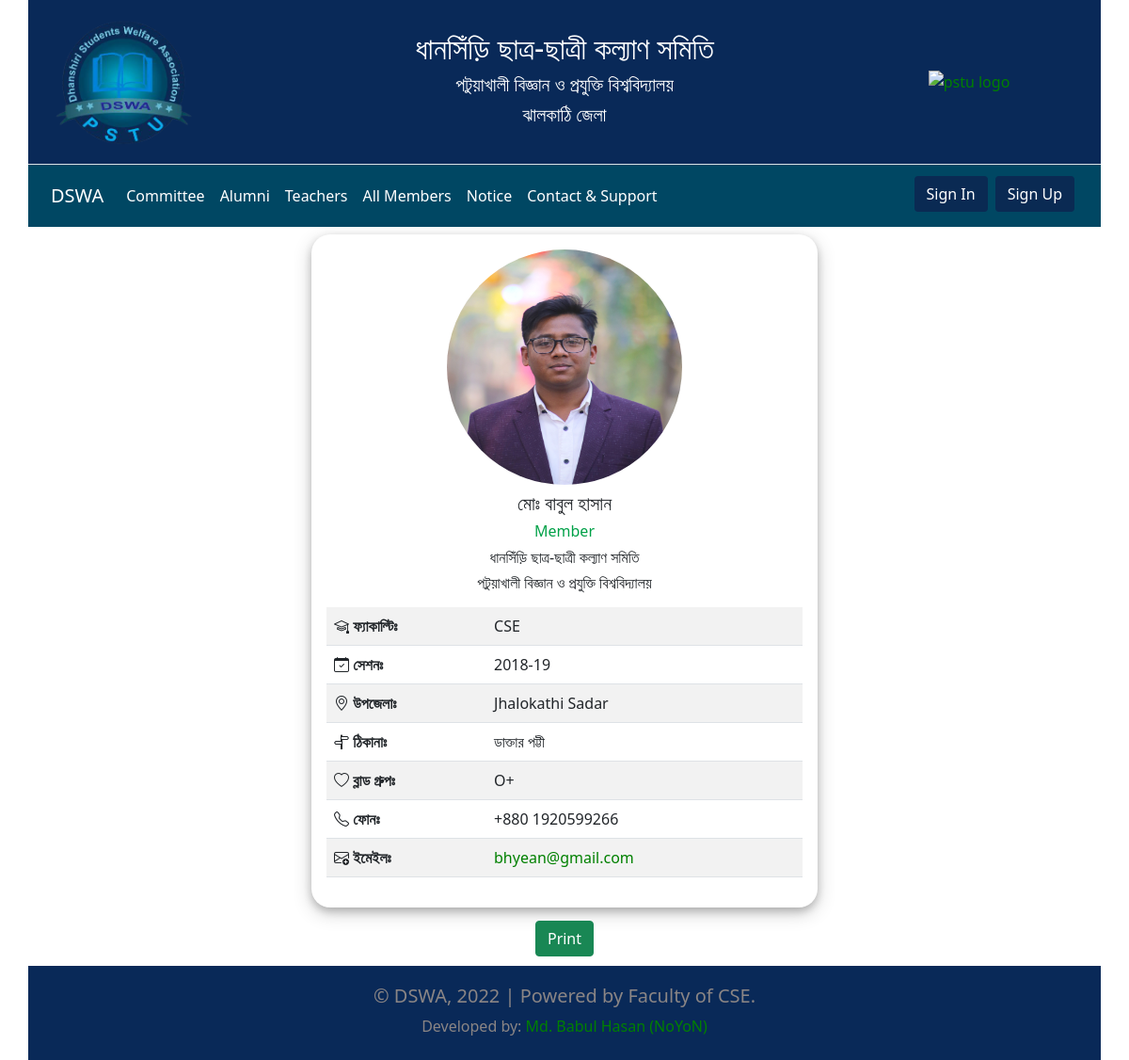
The page /profile/noyon/ on the database as committed earlier.
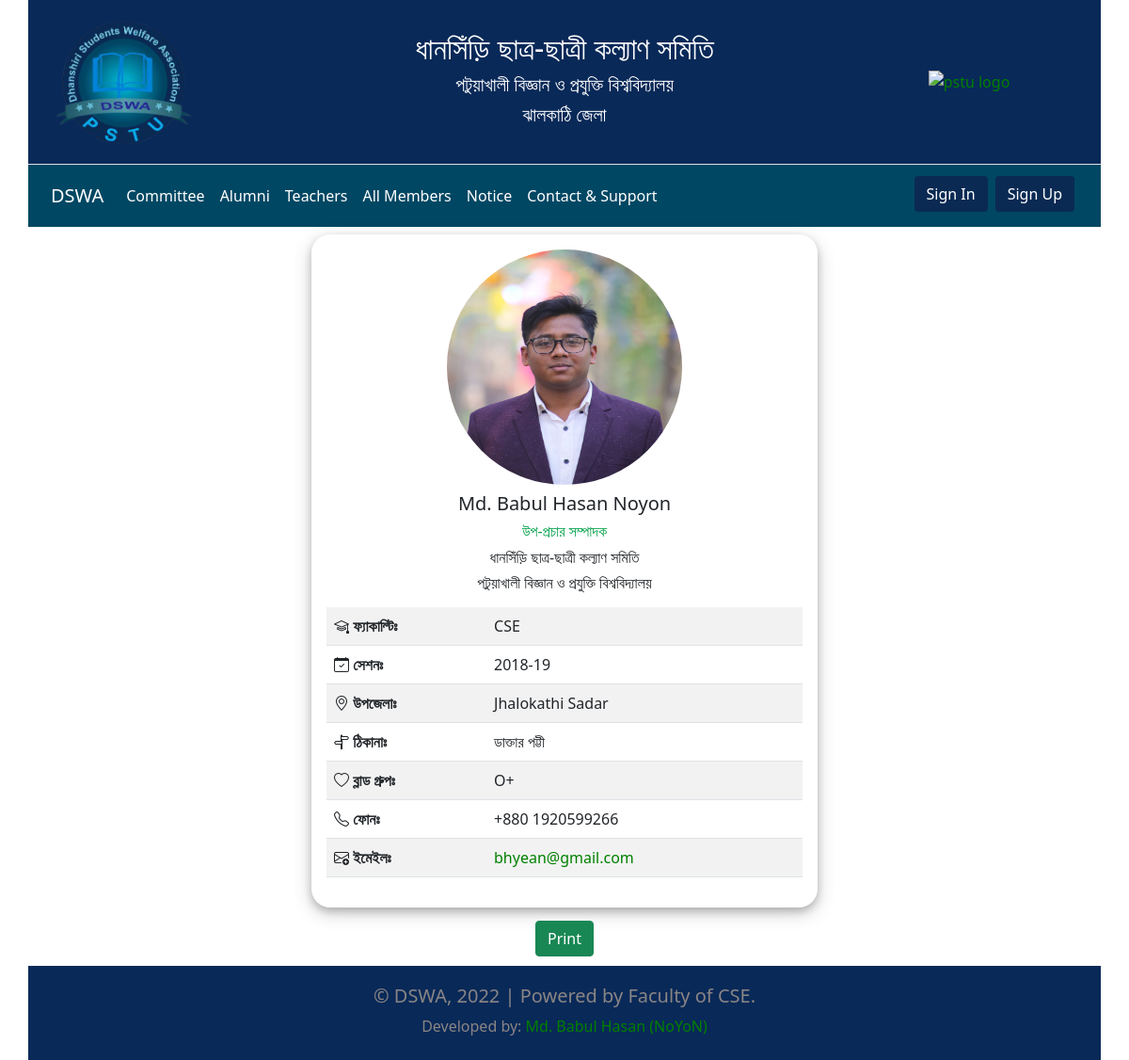
The same page on the database as committed later.
### APP_Member/models.py (models this page shows, shortened)
class Student(models.Model):
    Faculty = [
        ('CSE', 'CSE'),
        ('Agri', 'Agriculture'),
        ('BBA', 'BBA'),
        ('Fisheries', 'Fisheries'),
        ('NFS', 'NFS'),
        ('ESDM', 'ESDM'),
        ('LLA', 'LLA'),
    ]
    Gender = [
        ('Male', 'Male'),
        ('Female', 'Female'),
        ('Others', 'Others'),
    ]
    Upazila = [
        ('Jhalokathi Sadar', 'Jhalokathi Sadar'),
        ('Nalcity', 'Nalcity'),
        ('Rajapur', 'Rajapur'),
        ('Kathalia', 'Kathalia'),
    ]
    Blood = [
        ('A+', 'A+'),
        ('A-', 'A-'),
        ('B+', 'B+'),
        ('B-', 'B-'),
        ('O+', 'O+'),
        ('O-', 'O-'),
        ('AB+', 'AB+'),
        ('AB-', 'AB-'),
    ]
    user = models.OneToOneField(User, on_delete=models.CASCADE)
    is_approved = models.BooleanField(default=False)
    is_alumni = models.BooleanField(default=False)
    priority = models.IntegerField(default=1000)
    designation = models.CharField(max_length=100, default="Member")
    name = models.CharField(max_length=100)
    gender = models.CharField(max_length=20, choices=Gender)
    session = models.CharField(max_length=100)
    faculty = models.CharField(max_length=100, choices=Faculty)
    upazila = models.CharField(max_length=100, choices=Upazila)
    address = models.CharField(max_length=100)
    phone = models.CharField(max_length=20, null=True, blank=True)
    blood = models.CharField(max_length=20, null=True, blank=True, choices=Blood)
    picture = models.ImageField(upload_to='profile pictures', null=True, blank=True)

### APP_Member/views.py (the view)
# urls.py: path('profile/<username>/', views.profile_view, name="profile_view"),
def profile_view(request, username):
    view_user = User.objects.get(username=username)
    if view_user.first_name == "student":
        user_profile = Student.objects.get(user=view_user)
    else:
        user_profile = Teacher.objects.get(user=view_user)
    return render(request, 'member/profile.html', {'user_profile': user_profile})

### template/member/profile.html (shortened to what this page needs)
{% extends "../main.html" %}
{% load static %}
{% block content %}
    <div class="container">
        <div class="row">
            <div class="col-md-3"></div>
                <div class="col-md-6" id="DivIdToPrint">
                    <div class="profile-box  p-3 px-3 m-1 ">
                        {% if user_profile.picture %}
                            <div class="text-center">
                                <img class=" update-pic image-fluid" src="{{ user_profile.picture.url }}">
                            </div>
                        {% else %}
                            <div class="text-center">
                                <img class=" update-pic image-fluid" src="{% static 'image/profile.jpg' %}">
                            </div>
                        {% endif %}
                        <div class="profile-body ">
                            <div class="text-center mt-2">
                                <h5>{{ user_profile.name }}</h5>
                                <h6 style="color: #00a148" class="">{{ user_profile.designation }}</h6>
                                <h6 class="card-text"> ধানসিঁড়ি ছাত্র-ছাত্রী কল্যাণ সমিতি</h6>
                                <h6 class="card-text"> পটুয়াখালী বিজ্ঞান ও প্রযুক্তি বিশ্ববিদ্যালয়</h6>
                            </div>
                            <table class="table table-striped my-3">
                                <tbody>
                                <tr>
                                    <th><i class="bi bi-mortarboard"></i> ফ্যাকাল্টিঃ</th>
                                    <td>{{ user_profile.faculty }}</td>
                                </tr>
                                <tr>
                                    <th><i class="bi bi-calendar-check"></i> সেশনঃ</th>
                                    <td>{{ user_profile.session }}</td>
                                </tr>
                                <tr>
                                    <th><i class="bi bi-geo-alt"></i> উপজেলাঃ</th>
                                    <td>{{ user_profile.upazila }}</td>
                                </tr>
                                <tr>
                                    <th><i class="bi bi-signpost-split"></i> ঠিকানাঃ</th>
                                    <td>{{ user_profile.address }}</td>
                                </tr>
                                <tr>
                                    <th scope="col"><i class="bi bi-heart"></i> ব্লাড গ্রুপঃ</th>
                                    <td scope="col">{{ user_profile.blood }}</td>
                                </tr>
                                <tr>
                                    <th><i class="bi bi-telephone"></i> ফোনঃ</th>
                                    <td>{{ user_profile.phone }}</td>
                                </tr>
                                <tr>
                                    <th><i class="bi bi-envelope-plus"></i> ইমেইলঃ</th>
                                    <td><a href="mailto:{{ user_profile.user.email }}">{{ user_profile.user.email }}</a>
                                    </td>
                                </tr>
                                </tbody>
                            </table>
                        </div>
                    </div>
                </div>
            <div class="col-md-3"></div>
        </div>
    </div>
    <div id="btnhide"  style="text-align: center;margin-top: 10px;margin-bottom: 10px">
        <input class="btn btn-block btn-success" type='button' id='btn' value='Print' onclick='printDiv();'>
    </div>
{% endblock %}

### template/main.html (shortened to what this page needs)
{% load static %}
<!DOCTYPE html>
<html lang="en">
<head>
    <link href="https://cdn.jsdelivr.net/npm/bootstrap@5.0.2/dist/css/bootstrap.min.css" rel="stylesheet"
>
    <link rel="stylesheet" href="https://cdn.jsdelivr.net/npm/bootstrap-icons@1.7.2/font/bootstrap-icons.css">
    <link rel="stylesheet" href="{% static '/css/style.css' %}">
</head>
<body>
<div id="Hide">
<div  class="container top border-bottom ">
    <div class="row align-items-center p-2">
        <div class="col-sm-2">
            <a href="/"><img class="toplogo img-fluid p-2" src="{% static 'image/logo.png' %}" alt="pstu logo"></a>
        </div>
        <div class="top-text col-sm-8 py-4">
            <div class="row">
                <div class="col-sm-12 text-center">
                    <h2 class="lekha">ধানসিঁড়ি ছাত্র-ছাত্রী কল্যাণ সমিতি</h2>
                    <h5 class="text-white">পটুয়াখালী বিজ্ঞান ও প্রযুক্তি বিশ্ববিদ্যালয়</h5>
                    <h5 class="text-white">ঝালকাঠি জেলা</h5>
                </div>
            </div>
        </div>
        <div class=" col-sm-2">
            <a href="/"><img class="toplogo img-fluid" src="{% static '/image/pstulogo.png' %}" alt="pstu logo"></a>
        </div>
    </div>
</div>
<div class="menu container">
    <nav class="navbar navbar-expand-lg navbar-light box-shadow mb-1">
        <div class="container">
            <a class="navbar-brand" href="/">DSWA</a>
            <div class="collapse navbar-collapse" id="navbarNav">
                <ul class="navbar-nav">
                    <li class="nav-item">
                        <a class="nav-link" href="{% url 'committee' %}">Committee</a>
                    </li>
                    <li class="nav-item">
                        <a class="nav-link" href="{% url 'alumni' %}">Alumni</a>
                    </li>
                    <li class="nav-item">
                        <a class="nav-link" href="{% url 'teacher' %}">Teachers</a>
                    </li>
                    <li class="nav-item">
                        <a class="nav-link" href="{% url 'members' %}">All Members</a>
                    </li>
                    <li class="nav-item">
                        <a class="nav-link" href="{% url 'notice' %}">Notice</a>
                    </li>
                    <li class="nav-item">
                        <a class="nav-link" href="{% url 'contact' %}">Contact & Support</a>
                    </li>
                </ul>
                <ul class="navbar-nav ms-auto">
                    {% if user.is_authenticated %}
                        <li class="nav-item">
                            <a class="btn m-1 menubutton" href="{% url 'profile' %}">{{ user.username }}</a>
                        </li>
                        <li class="nav-item mb-1">
                            <a class="btn  m-1  menubutton" aria-current="page" href="{% url 'logout' %}">Logout</a>
                        </li>
                    {% else %}
                        <li class="nav-item">
                            <a class="btn m-1 menubutton" href="{% url 'login' %}">Sign In</a>
                        </li>
                        <li class="nav-item mb-1">
                            <a class="btn  m-1  menubutton" aria-current="page" href="{% url 'user_signup' %}">Sign
                                Up</a>
                        </li>
                    {% endif %}
                </ul>
            </div>
        </div>
    </nav>
</div>
</div>
{% block content %}{% endblock %}
<footer class="w-100 container">
    <div class="container">
        <div class="row text-center">
            <div class="col-md-3 mb-1">
            </div>
            <div class="col-md-6 mb-1">
                <h5>© DSWA, 2022 | Powered by Faculty of CSE.</h5>
                <span>Developed by:</span>
                <a href="{% url 'contact' %}">Md. Babul Hasan (NoYoN)</a>
            </div>
            <div class="col-md-3">
            </div>
        </div>
    </div>
</footer>
</body>
</html>

### static/css/style.css (style rules this page uses)
.top { background-color: #092958; }
.toplogo { display: flex; }
.lekha { color: white; text-shadow: #092958; }
.menu { background-color: #004763; }
.navbar-light .navbar-brand { color: white; }
.navbar-light .navbar-nav .nav-link { color: white; }
a { color: green; text-decoration: none; }
footer { background-color: #092958; padding-top: 20px; padding-bottom: 20px; color: rgb(138, 133, 133); }
.menubutton { background-color: #0a2a53; color: white; }
.update-pic { width: 250px; height: 250px; border-radius: 50%; }
.profile-box { border-radius: 20px; box-shadow: 0 4px 8px 0 rgba(0, 0, 0, 0.2), 0 6px 20px 0 rgba(0, 0, 0, 0.19); }

Rows that differ between the two databases and show on the page:
changed Student "CSE": name "মোঃ বাবুল হাসান" → "Md. Babul Hasan Noyon"; designation "Member" → "উপ-প্রচার সম্পাদক"
